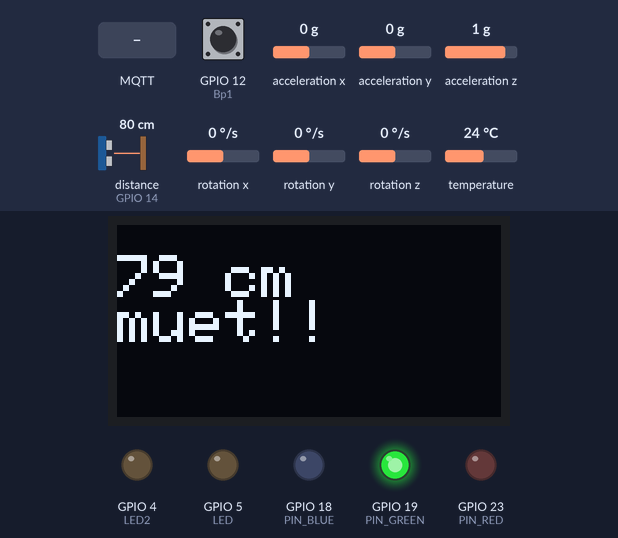
A program run on a simulated ESP32. Shown: 128×64 one-colour display, output pins drawn as LEDs (lit = HIGH). Wiring (inferred from the names in the program): ultrasonic range finder: trigger GPIO 27; echo GPIO 14. The test bench sets the inputs (shaded band); at power-on: GPIO 12 (Bp1) HIGH, distance to the obstacle (sensor on GPIO 14) 80 cm, acceleration x 0 g, acceleration y 0 g, acceleration z 1 g, rotation x 0 °/s, rotation y 0 °/s, rotation z 0 °/s, temperature 24 °C. The echo pulse lasts 58.3 µs per cm; WiFi joins after 1.5 s; servers stay silent unless stated; random numbers use the default seed unless the program sets one; no MQTT or app messages arrive unless stated; pins used as bus, display or sensor lines are not drawn; what the program prints to the serial monitor is not drawn.

Above: at 3.2 s.
3.3 s: GPIO 12 (Bp1) pulled LOW for 1 s
At 4.2 s:
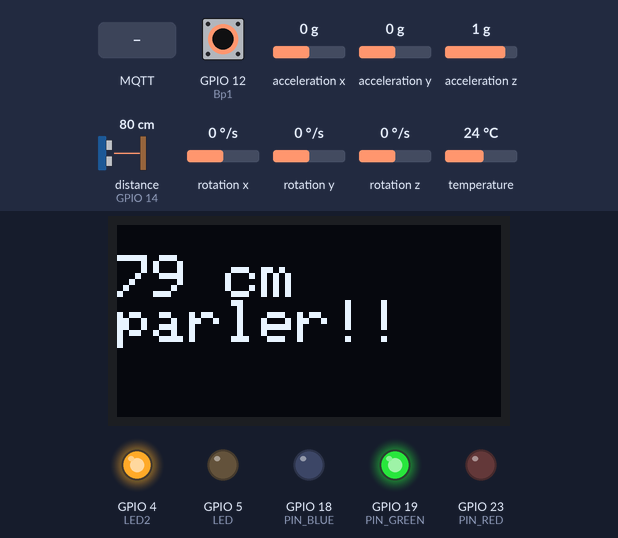
5.9 s: distance to the obstacle (sensor on GPIO 14) set to 56 cm
At 6.6 s:
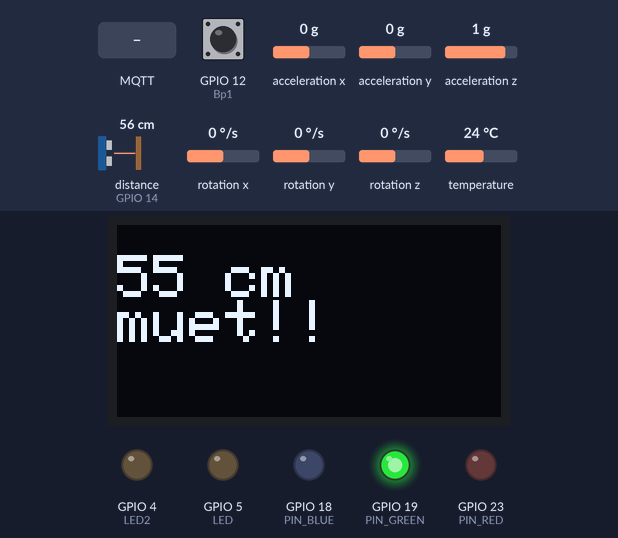
7.6 s: distance to the obstacle (sensor on GPIO 14) set to 48 cm
At 9.0 s:
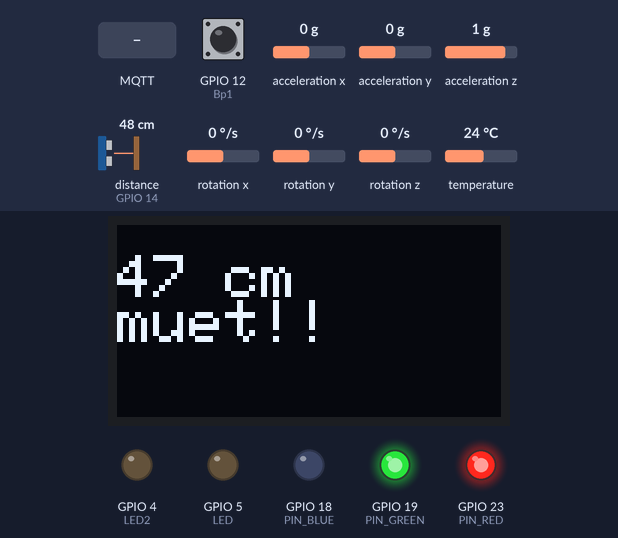
9.3 s: GPIO 12 (Bp1) pulled LOW for 3.2 s
At 10.1 s:
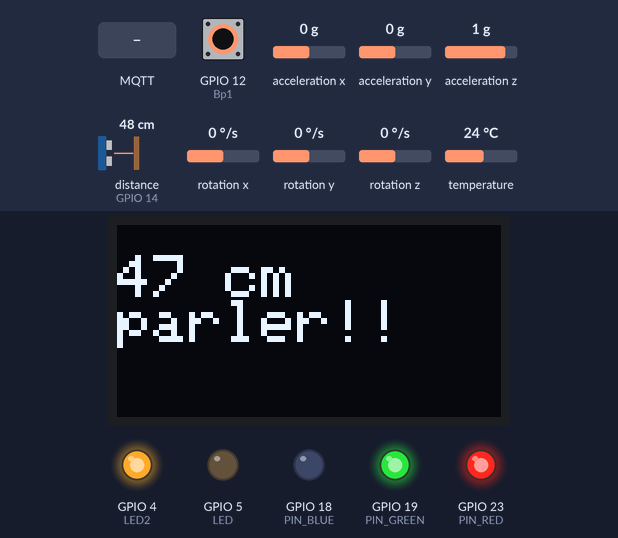
14.1 s: MQTT message "1" arrives on the first subscribed topic
At 15.0 s:
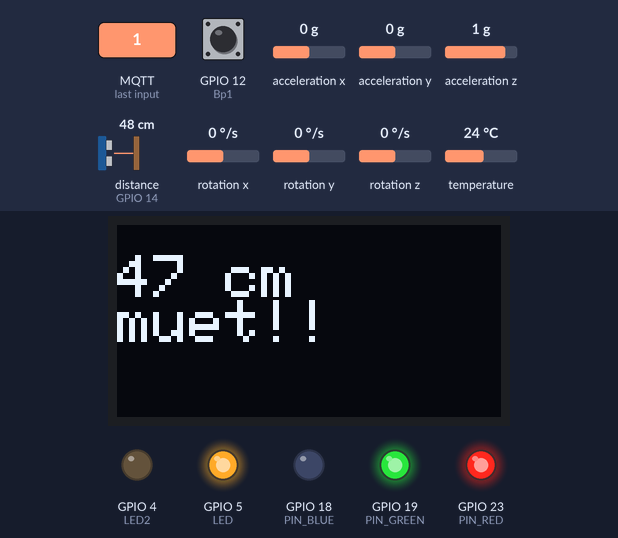
15.8 s: distance to the obstacle (sensor on GPIO 14) set to 23 cm
At 17.1 s:
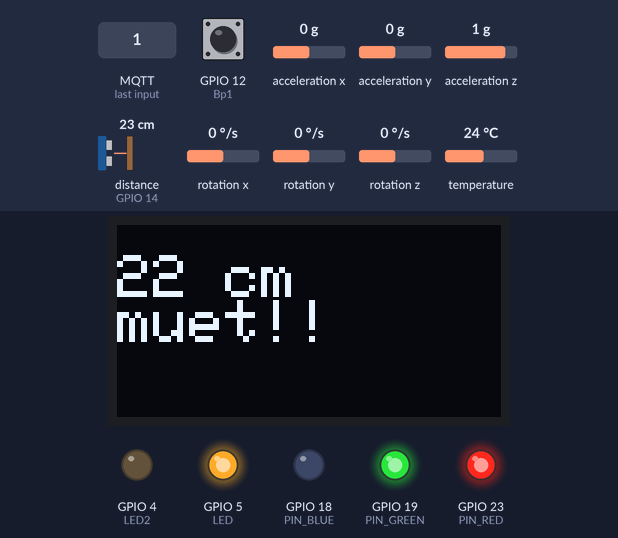
17.4 s: distance to the obstacle (sensor on GPIO 14) set to 19 cm
Timing chart, 0 to 20.1 s (numbered marks = the images above; inputs shaded):
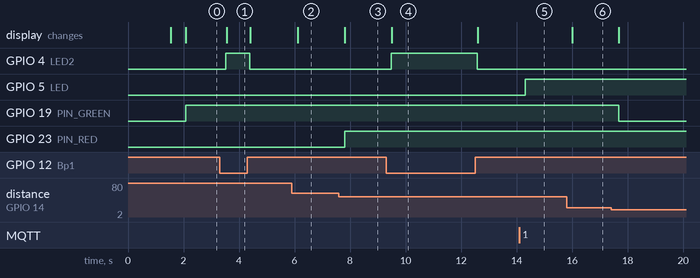

Measured:
- the behaviour switches between 51 and 50 cm on distance to the obstacle (sensor on GPIO 14) (found by bisection; images 2 and 3)
- after the input at 3.3 s, GPIO 4 (LED2): LOW → HIGH after 0.23 s, → LOW 0.85 s later; the display: changes after 0.25 s (image 1)
- after the input at 5.9 s, the display: changes after 0.21 s (image 2)
- after the input at 7.6 s, GPIO 23 (PIN_RED): LOW → HIGH after 0.21 s; the display: changes after 0.21 s (image 3)
- after the input at 9.3 s, GPIO 4 (LED2): LOW → HIGH after 0.17 s, → LOW 3.1 s later; the display: changes after 0.20 s (image 4)
- after the input at 14.1 s, GPIO 5 (LED): LOW → HIGH after 0.20 s
- after the input at 15.8 s, the display: changes after 0.20 s (image 6)
- after the input at 17.4 s, GPIO 19 (PIN_GREEN): HIGH → LOW after 0.28 s

The program:

main.cpp
```cpp
#include <Arduino.h>
#include <Wire.h>
#include <Adafruit_GFX.h>
#include <Adafruit_SSD1306.h>
#include <Adafruit_MPU6050.h>
#include <WiFi.h>
#include <PubSubClient.h>
#include <ArduinoJson.h>
#include <WiFiClient.h>
#include <BlynkSimpleEsp32.h>


#if defined(ESP32)
  #include <WiFi.h>
#elif defined(ESP8266)
  #include <ESP8266WiFi.h>
#endif
#include <Firebase_ESP_Client.h>

#define BLYNK_PRINT Serial

#define BLYNK_TEMPLATE_ID "TMPLnfvQijOr"
#define BLYNK_DEVICE_NAME "Quickstart Template"
#define BLYNK_AUTH_TOKEN "o6qyQ2xT5NqdegS1ux7tdDVrTCGiHVaX"


// Update these with values suitable for your network.
const char* ssid = "mohamed";
const char* password = "1234momo";
const char* mqtt_server = "192.168.1.50";


// Insert Firebase project API Key
#define API_KEY "AIzaSyCAiTy-xbSHpI9C51wG9HzbcPflH61RfFs"
#define DATABASE_URL "https://fir-5f221-default-rtdb.europe-west1.firebasedatabase.app/"


WiFiClient espClient;
PubSubClient client(espClient);
unsigned long lastMsg = 0;
#define MSG_BUFFER_SIZE	(50)
char msg[MSG_BUFFER_SIZE];
int value = 0;

Adafruit_MPU6050 mpu;

#define SCREEN_WIDTH 128 // OLED display width, in pixels
#define SCREEN_HEIGHT 64 // OLED display height, in pixels

// Declaration for an SSD1306 display connected to I2C (SDA, SCL pins)
Adafruit_SSD1306 display(SCREEN_WIDTH, SCREEN_HEIGHT, &Wire, -1);

const int trigPin = 27;
const int echoPin = 14;

long duration;
int distanceCm;
int distanceInch;


#define LED 5
#define LED2 4
#define Bp1 12
#define PIN_RED    23 // GIOP23
#define PIN_GREEN  19 // GIOP22
#define PIN_BLUE   18 // GIOP21


//define sound speed in cm/uS
#define SOUND_SPEED 0.034
#define CM_TO_INCH 0.393701


void setup_wifi() {

  delay(10);
  // We start by connecting to a WiFi network
  Serial.println();
  Serial.print("Connecting to ");
  Serial.println(ssid);

  WiFi.mode(WIFI_STA);
  WiFi.begin(ssid, password);

  while (WiFi.status() != WL_CONNECTED) {
    delay(500);
    Serial.print(".");
  }

  randomSeed(micros());

  Serial.println("");
  Serial.println("WiFi connected");
  Serial.println("IP address: ");
  Serial.println(WiFi.localIP());
}

void callback(char* topic, byte* payload, unsigned int length) {
  Serial.print("Message arrived [");
  Serial.print(topic);
  Serial.print("] ");
  for (int i = 0; i < length; i++) {
    Serial.print((char)payload[i]);
  }
  Serial.println();

  // Switch on the LED if an 1 was received as first character
  if ((char)payload[0] == '1') {
    digitalWrite(LED,HIGH);   // Turn the LED on (Note that LOW is the voltage level
    // but actually the LED is on; this is because
    // it is active low on the ESP-01)
  } else {
    (char)payload[0] == '0';
    digitalWrite(LED, LOW);  // Turn the LED off by making the voltage HIGH
  }

}

void reconnect() {
  // Loop until we're reconnected
  while (!client.connected()) {
    Serial.print("Attempting MQTT connection...");
    // Create a random client ID
    String clientId = "Client-";
    clientId += String(random(0xffff), HEX);
    // Attempt to connect
    if (client.connect(clientId.c_str())) {
      Serial.println("connected");
      // Once connected, publish an announcement...
      client.publish("outTopic", "hello world");
      // ... and resubscribe
      client.subscribe("led");
    } else {
      Serial.print("failed, rc=");
      Serial.print(client.state());
      Serial.println(" try again in 5 seconds");
      // Wait 5 seconds before retrying
      delay(5000);
    }
  }
}

void notifyClient() {
  DynamicJsonDocument doc(256);


  char json_string[256];
  serializeJson(doc, json_string);

  Serial.println(json_string);

  client.publish("ESP32-1", json_string);
}


void setup() {

  setup_wifi();
  client.setServer(mqtt_server, 1883);
  client.setCallback(callback);
  pinMode(PIN_RED,   OUTPUT);
  pinMode(PIN_GREEN, OUTPUT);
  pinMode(PIN_BLUE,  OUTPUT);
  pinMode(trigPin, OUTPUT); // Sets the trigPin as an Output
  pinMode(echoPin, INPUT); // Sets the echoPin as an Input
  pinMode(LED,OUTPUT);
  pinMode(LED2, OUTPUT);
  pinMode(Bp1,INPUT_PULLUP);
  Serial.begin(115200);

  Serial.println("MPU6050 OLED demo");

  if (!mpu.begin()) {
    Serial.println("Sensor init failed");
    while (1)
      yield();
  }
  Serial.println("Found a MPU-6050 sensor");

    if(!display.begin(SSD1306_SWITCHCAPVCC, 0x3C)) {
    Serial.println(F("SSD1306 allocation failed"));
    for(;;);
  }
  delay(500);
  display.clearDisplay();

  display.setTextSize(2);
  display.setTextColor(WHITE);


}

void loop() {


    // Clears the trigPin
  digitalWrite(trigPin, LOW);
  delayMicroseconds(2);
  // Sets the trigPin on HIGH state for 10 micro seconds
  digitalWrite(trigPin, HIGH);
  delayMicroseconds(10);
  digitalWrite(trigPin, LOW);

  // Reads the echoPin, returns the sound wave travel time in microseconds
  duration = pulseIn(echoPin, HIGH);

  // Calculate the distance
  distanceCm = duration * SOUND_SPEED/2;

  // Convert to inches
  distanceInch = distanceCm * CM_TO_INCH;

  // Prints the distance in the Serial Monitor
  Serial.print("Distance (cm): ");
  Serial.println(distanceCm);


  display.clearDisplay();
  display.setCursor(0, 10);
  //Display distance in cm
  display.print(distanceCm);
  display.print(" cm");

  sensors_event_t a, g, tempera;
  mpu.getEvent(&a, &g, &tempera);


  Serial.print("Gyroscope ");
  Serial.print("X: ");
  Serial.print(g.gyro.x, 1);
  Serial.print(" rps, ");
  Serial.print("Y: ");
  Serial.print(g.gyro.y, 1);
  Serial.print(" rps, ");
  Serial.print("Z: ");
  Serial.print(g.gyro.z, 1);
  Serial.println(" rps");

  float axe_x = g.gyro.x;
  float axe_y = g.gyro.y;
  float axe_z = g.gyro.z;

  Serial.print(axe_x, 1);
  Serial.print(axe_y, 1);
  Serial.print(axe_z, 1);


  if (digitalRead(Bp1) == 0)
    {
      digitalWrite(LED2,HIGH);
      display.setCursor(0, 25);
      Serial.print("parler");
      display.print("parler!!");

    }
  else {
    digitalWrite(LED2,LOW);
    display.setCursor(0, 25);
    display.print("muet!!");
    Serial.print("muet!!");

  }

  display.display();


  if (distanceCm < 100) {

  analogWrite(PIN_RED,   0);
  analogWrite(PIN_GREEN, 255);
  analogWrite(PIN_BLUE,  0);
  }


  if (distanceCm < 50 & distanceCm < 100) {

  analogWrite(PIN_RED,   255);
  analogWrite(PIN_GREEN, 255);
  analogWrite(PIN_BLUE,  0);
  }

  if (distanceCm < 20){

  analogWrite(PIN_RED,   255);
  analogWrite(PIN_GREEN, 0);
  analogWrite(PIN_BLUE,  0);
  }

  if (!client.connected()) {
    reconnect();
  }
  client.loop();

  unsigned long now = millis();
  if (now - lastMsg > 2000) {
    lastMsg = now;
    ++value;
    snprintf (msg, MSG_BUFFER_SIZE, "hello world #%ld", value);
    Serial.print("Publish message: ");
    Serial.println(msg);
    client.publish("outTopic", msg);
    notifyClient();

  }


  static char X[7];
  dtostrf(axe_x, 2, 2, X);

  static char Y[7];
  dtostrf(axe_y, 2, 2, Y);

  static char Z[7];
  dtostrf(axe_z, 2, 2, Z);


  DynamicJsonDocument doc(500);

    doc["AXE_X"] = X;
    doc["AXE_Y"] = Y;
    doc["AXE_Z"] = Z;

  char json_string[256];
  serializeJson(doc, json_string);
  client.publish("Gauge", json_string);

  delay(250);
}
```
